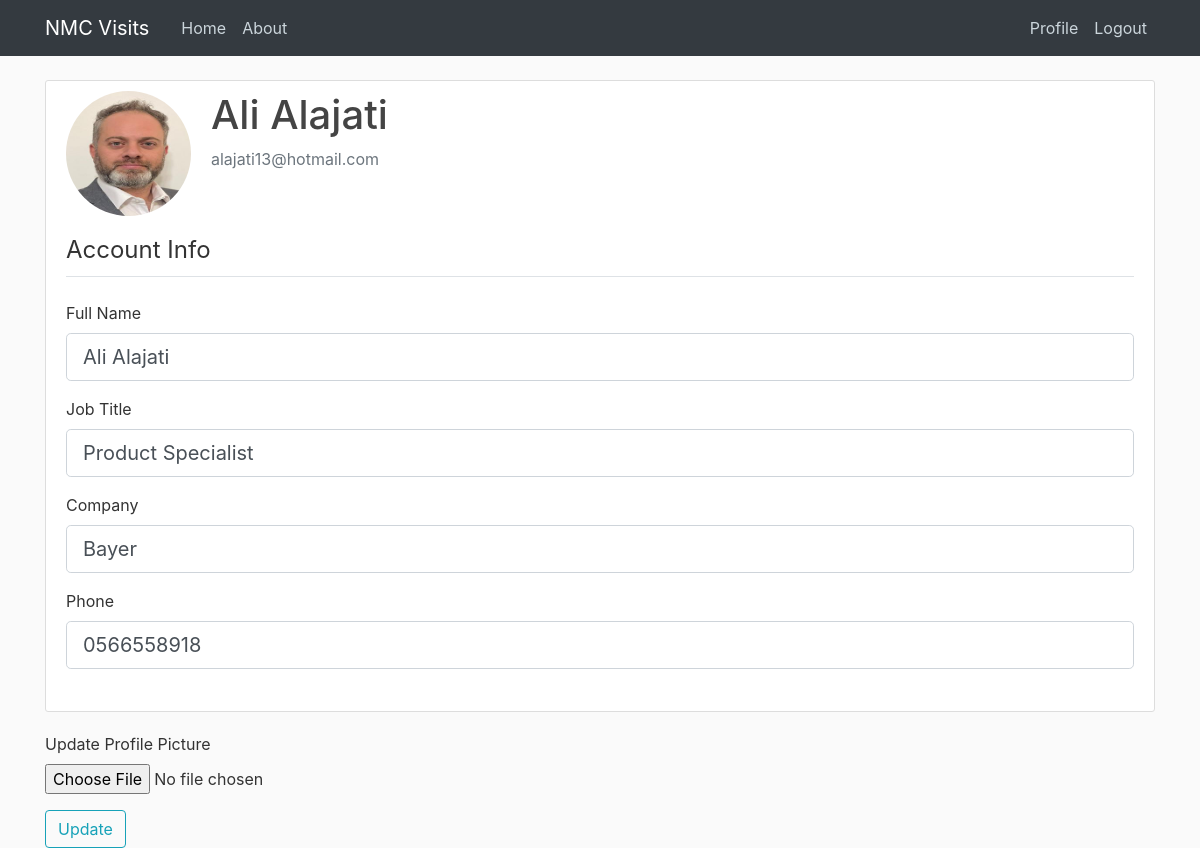
The app's page /profile (signed in) with its own data.
### nmcvisits/models.py (models this page shows, shortened)
class User(db.Model, UserMixin):
    id = db.Column(db.Integer, primary_key=True)
    username = db.Column(db.String(100), nullable=False)
    email = db.Column(db.String(100), unique=True, nullable=False)
    password = db.Column(db.String(), nullable=False)
    company = db.Column(db.String())
    jobTitle = db.Column(db.String())
    phone = db.Column(db.String())
    imageFile = db.Column(db.String(20), nullable=False, default='default.jpg')
    appointments = db.relationship('Appointment', backref='visitor', lazy=True)

### nmcvisits/routes.py (the view)
@app.route("/profile", methods=["GET", "POST"])
@login_required
def profile():
    form = UpdateProfileForm()
    if form.validate_on_submit():
        if form.picture.data:
            pictureFile = savePicture(form.picture.data)
            if current_user.imageFile != "default.jpg":
                oldPicturePath = os.path.join(app.root_path, "static/Profile_Photos", current_user.imageFile)
                os.remove(oldPicturePath)
            current_user.imageFile = pictureFile
        current_user.username = form.username.data.strip().title()
        current_user.jobTitle = form.jobTitle.data.strip().title()
        current_user.company = form.company.data.strip().title()
        current_user.phone = form.phone.data.strip()
        db.session.commit()
        flash("your profile has been updated", "success")
        return redirect(url_for("profile"))
    elif request.method == "GET":
        form.username.data = current_user.username
        form.jobTitle.data = current_user.jobTitle
        form.company.data = current_user.company
        form.phone.data = current_user.phone
    imageFile = url_for("static", filename="profile_photos/" + current_user.imageFile)
    return render_template("profile.html", title = "Profile", imageFile=imageFile, form=form)

### nmcvisits/forms.py
class UpdateProfileForm(FlaskForm):
    username = StringField("Full Name", validators=[DataRequired(), Length(min=2, max=100)])
    jobTitle = StringField("Job Title", validators=[DataRequired(), Length(min=2, max=100)])
    company = StringField("Company", validators=[DataRequired(), Length(min=2, max=100)])
    phone = StringField("Phone", validators=[DataRequired(), Length(min=8, max=100)])
    picture = FileField("Update Profile Picture", validators=[FileAllowed(["jpg","png","bmp","jpeg","svg"])])
    submit = SubmitField('Update')

### nmcvisits/models.py (called while the page is built)
@login_manager.user_loader
def load_user(user_id):
    return User.query.get(int(user_id))

### nmcvisits/templates/profile.html (shortened to what this page needs)
{% extends "layout.html" %}
{% block body %}
    <div class="content-section">
        <div class="media">
            <img class="rounded-circle account-img", src="{{imageFile}}" alt="User Photo">
            <div class="media-body">
                <h2 class="account-heading">{{current_user.username}}</h2>
                <p class="text-secondary">{{current_user.email}}</p>
            </div>
        </div>
        <form action="" method="POST" enctype="multipart/form-data">
            <fieldset class="form-group">
                <legend class="border-bottom mb-4 pb-2">Account Info</legend>
                    <div class="form-group">
                        {{ form.username.label(class="form-control-label") }}
                        {% if form.username.errors %}
                            {{ form.username(class="form-control form-control-lg is-invalid") }}
                            <div class="invalid-feedback">
                                {% for error in form.username.errors %}
                                    <span>{{ error }}</span>
                                {% endfor %}
                            </div>
                        {% else %}
                            {{ form.username(class="form-control form-control-lg")  }}
                        {% endif %}
                    </div>
                    <div class="form-group">
                        {{ form.jobTitle.label(class="form-control-label") }}
                        {% if form.jobTitle.errors %}
                            {{ form.jobTitle(class="form-control form-control-lg is-invalid") }}
                            <div class="invalid-feedback">
                                {% for error in form.jobTitle.errors %}
                                    <span>{{ error }}</span>
                                {% endfor %}
                            </div>
                        {% else %}
                            {{ form.jobTitle(class="form-control form-control-lg") }}
                        {% endif %}
                    </div>
                    <div class="form-group">
                        {{ form.company.label(class="form-control-label") }}
                        {% if form.company.errors %}
                            {{ form.company(class="form-control form-control-lg is-invalid") }}
                            <div class="invalid-feedback">
                                {% for error in form.company.errors %}
                                    <span>{{ error }}</span>
                                {% endfor %}
                            </div>
                        {% else %}
                            {{ form.company(class="form-control form-control-lg") }}
                        {% endif %}
                    </div>
                    <div class="form-group">
                        {{ form.phone.label(class="form-control-label") }}
                        {% if form.phone.errors %}
                            {{ form.phone(class="form-control form-control-lg is-invalid") }}
                            <div class="invalid-feedback">
                                {% for error in form.phone.errors %}
                                    <span>{{ error }}</span>
                                {% endfor %}
                            </div>
                        {% else %}
                            {{ form.phone(class="form-control form-control-lg") }}
                        {% endif %}
                    </div>
                </div>
                <div class="form-group">
                    {{ form.picture.label() }}
                    {{ form.picture(class="form-control-file") }}
                </div>
            <div>
                {{ form.submit(class="btn btn-outline-info") }}
            </div>
    </div>
{% endblock %}

### nmcvisits/static/styles.css (style rules this page uses)
body { background: #fafafa; color: #333333; margin-top: 5rem; }
h1, h2, h3, h4, h5, h6 { color: #444444; }
.content-section { background: #ffffff; padding: 10px 20px; border: 1px solid #dddddd; border-radius: 3px; margin-bottom: 20px; }
.account-img { height: 125px; width: 125px; margin-right: 20px; margin-bottom: 16px; }
.account-heading { font-size: 2.5rem; }

### records on screen
User: username "Ali Alajati", email "alajati13@hotmail.com", jobTitle "Product Specialist", company "Bayer", phone "0566558918"
